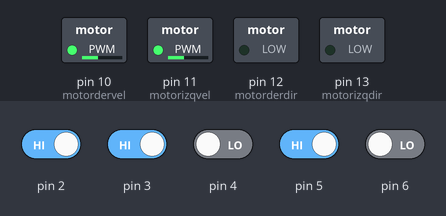
Simulated run of this sketch. Board: Arduino Uno, built with avr-gcc and run on an emulated ATmega328P. Parts: switched loads named in the sketch (green lamp = pin HIGH). Dashed ring = blinking. The inputs (shaded band) are chosen by the test bench; at power-on: pin 2, pin 3, pin 5 HIGH, pin 4, pin 6 LOW.

Above: at 1.3 s.
1.4 s: pin 2 driven LOW
At 2.25 s:
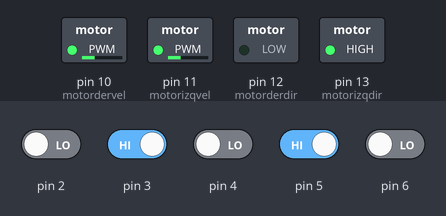
4.4 s: pin 3 driven LOW
At 5.25 s:
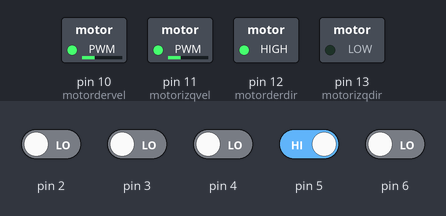
7.4 s: pin 5 driven LOW
10.4 s: pin 5 driven HIGH
13.4 s: pin 2 driven HIGH
At 13.9 s:
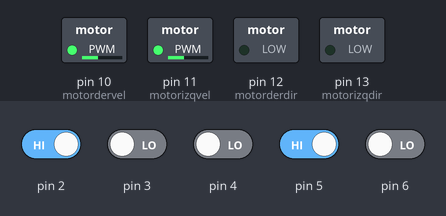
Timing chart, 0 to 17.4 s (numbered marks = the images above; inputs shaded):
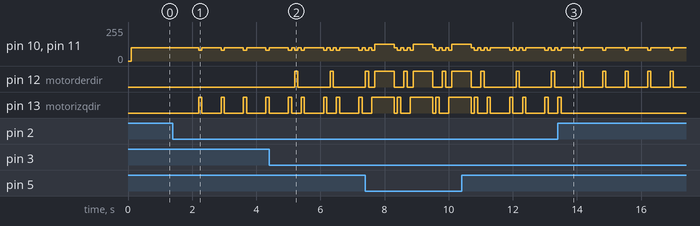

Measured:
- after the input at 1.4 s, pin 10 (motordervel), pin 11 (motorizqvel): alternates 100/255 for 0.60 s and 80/255 for 0.10 s, starting after 0.80 s; pin 13 (motorizqdir): alternates HIGH for 0.10 s and LOW for 0.60 s, starting after 0.80 s
- after the input at 4.4 s, pin 12 (motorderdir): alternates HIGH for 0.10 s and LOW for 1.0 s, starting after 0.80 s
- after the input at 13.4 s, pin 12 (motorderdir): alternates HIGH for 0.10 s and LOW for 0.60 s, starting after 0.70 s; pin 13 (motorizqdir): goes on until 13.5 s, then stays LOW

The sketch:

laberinto.ino
```cpp
//distancia
int distancia;

// Definir pines de los motores
int motordervel = 10;
int motorderdir = 12;
int motorizqvel = 11;
int motorizqdir = 13;

//contacto
int contactoizq;
int contactoder;

// Sensores infrarrojos
int proxizq;
int proxcen;
int proxder;

// Velocidad
int acelerador = 125;
int aceleradorlados = 80;
int atras = 100;

// Subfunciones
void alto();
void derecha();
void izquierda();
void avanza();
void retrocede();

void setup() {
  // Configuración de entradas y salidas
  Serial.begin(115200);
  pinMode(motorderdir, OUTPUT);
  pinMode(motorizqdir, OUTPUT);
  pinMode(4, INPUT);
  pinMode(5, INPUT);
  pinMode(6, INPUT);
  alto();
  delay(100);
}

void loop() {
  pinMode(motorderdir, OUTPUT);
  pinMode(motorizqdir, OUTPUT);
  proxizq = digitalRead(4);
  proxcen = digitalRead(5);
  proxder = digitalRead(6);

  // Condición principal
  if( proxcen == LOW){
    avanza();
    delay(100);
  }else{
    retrocede();
  }if (proxizq == HIGH){
    derecha();
    delay(100);
  }else {
    if (proxder == HIGH){
      izquierda();
      delay(100);
    }
  }

contactoizq = digitalRead(2);
contactoder = digitalRead(3);
delay(500);
if(contactoizq == LOW){
  retrocede();
  delay(100);
  derecha();
  delay(100);
}
if (contactoder == LOW){
  retrocede();
  delay(100);
  izquierda();
  delay(100);
}
if(contactoizq == LOW && contactoder == LOW){
  retrocede();
  delay(100);
  derecha();
  delay(100);
}

}
void alto() {
  analogWrite(motordervel, 0);
  analogWrite(motorizqvel, 0);
}

void derecha() {
  analogWrite(motordervel, aceleradorlados);
  analogWrite(motorizqvel, aceleradorlados);
  digitalWrite(motorderdir, LOW);
  digitalWrite(motorizqdir, HIGH);
}

void izquierda() {
  analogWrite(motordervel, aceleradorlados);
  analogWrite(motorizqvel, aceleradorlados);
  digitalWrite(motorderdir, HIGH);
  digitalWrite(motorizqdir, LOW);
}

void avanza() {
  analogWrite(motordervel, acelerador);
  analogWrite(motorizqvel, acelerador);
  digitalWrite(motorderdir, HIGH);
  digitalWrite(motorizqdir, HIGH);
}

void retrocede() {
  analogWrite(motordervel, atras);
  analogWrite(motorizqvel, atras);
  digitalWrite(motorderdir, LOW);
  digitalWrite(motorizqdir, LOW);
}
```
